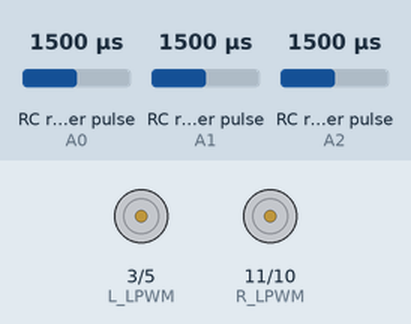
Recording of a sketch running on a simulated Arduino Uno, built with avr-gcc and run on an emulated ATmega328P. On the bench: motor-driver pin pairs drawn as motors (green arrow = first pin HIGH = forward, orange = second pin HIGH = backward, longer = more drive). Wiring (inferred from the names in the program): 3 × RC receiver channel: data A0 / data A1 / data A2. The inputs (shaded band) are chosen by the test bench; at power-on: RC receiver pulse (sensors on A0, A1, A2) 1500 µs. What the sketch prints to the serial monitor is not drawn.

Above: at 1.2 s.
1.3 s: RC receiver pulse (sensor on A0) set to 1249 µs
4.3 s: RC receiver pulse (sensor on A0) set to 1230 µs
At 5.5 s:
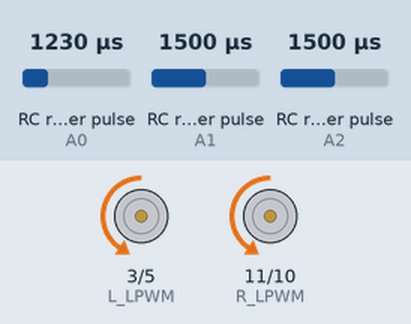
5.8 s: RC receiver pulse (sensor on A1) set to 1401 µs
7.3 s: RC receiver pulse (sensor on A1) set to 1374 µs
At 7.9 s:
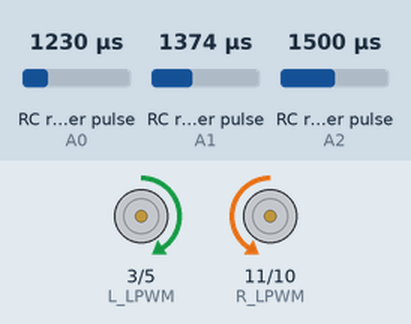
8.8 s: RC receiver pulse (sensor on A1) set to 1750 µs
At 10.0 s:
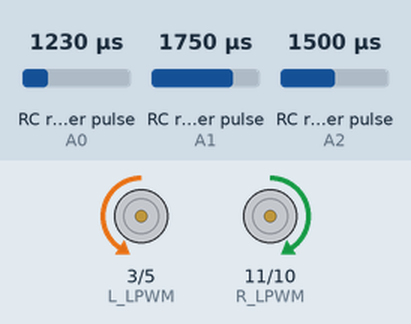
10.3 s: RC receiver pulse (sensor on A0) set to 1020 µs
At 11.4 s:
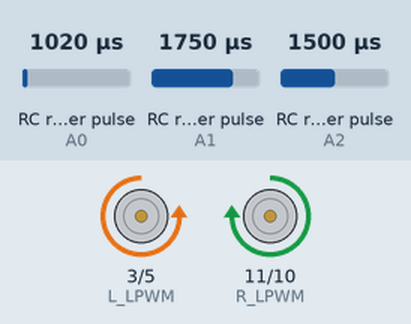
Timing chart, 0 to 12.8 s (numbered marks = the images above; inputs shaded):
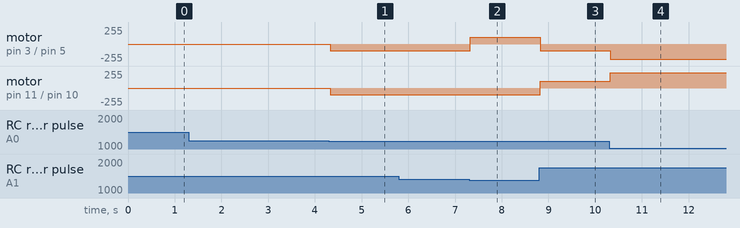

Measured:
- the behaviour switches between 1238 and 1237 µs on RC receiver pulse (sensor on A0) (found by bisection; images 0 and 1)
- the behaviour switches between 1390 and 1389 µs on RC receiver pulse (sensor on A1) (found by bisection; images 1 and 2)
- after the input at 1.3 s, every drawn part: stays the same
- after the input at 4.3 s, motor on pin 3 (L_LPWM) / pin 5 (L_RPWM), motor on pin 11 (R_LPWM) / pin 10 (R_RPWM): stopped → backward 102/255 at once
- after the input at 5.8 s, every drawn part: stays the same
- after the input at 7.3 s, motor on pin 3 (L_LPWM) / pin 5 (L_RPWM): backward 102/255 → forward 102/255 at once
- after the input at 8.8 s, motor on pin 3 (L_LPWM) / pin 5 (L_RPWM): forward 102/255 → backward 102/255 at once; motor on pin 11 (R_LPWM) / pin 10 (R_RPWM): backward 102/255 → forward 102/255 at once
- after the input at 10.3 s, motor on pin 3 (L_LPWM) / pin 5 (L_RPWM): backward 102/255 → backward 232/255 at once; motor on pin 11 (R_LPWM) / pin 10 (R_RPWM): forward 102/255 → forward 232/255 at once

The sketch:

sumov2.ino
```cpp
#define ch1 A0
#define ch2 A1
#define ch3 A2

const int L_RPWM = 5;
const int L_LPWM = 3;

const int R_RPWM = 10;
const int R_LPWM =11;

// const int enable = 8;


long forwardSpeed, backwardSpeed, speed, threshold;

void setup() {
  // put your setup code here, to run once:
  Serial.begin(115200);
  threshold = 50;

  pinMode(ch1, INPUT_PULLUP);
  pinMode(ch2, INPUT_PULLUP);
  pinMode(ch3, INPUT_PULLUP);

  pinMode(L_RPWM, OUTPUT);
  pinMode(L_LPWM, OUTPUT);
  pinMode(R_RPWM, OUTPUT);
  pinMode(R_LPWM, OUTPUT);
  // pinMode(enable, OUTPUT);

  // digitalWrite(enable, 255);
}

void loop() {
  // put your main code here, to run repeatedly:
  int right = pulseIn(ch1, HIGH, 25000);
  int left = pulseIn(ch2, HIGH, 25000);
  int tastas = pulseIn(ch3, HIGH, 25000);

  byte rightControl = map(right, 985, 2000, 0, 200);
  byte leftControl = map(left, 985, 2000, 0, 200);

  // Serial.print("right : ");
  // Serial.println(right);
  // Serial.print("left : ");
  // Serial.println(left);
  // Serial.print("tastas : ");
  // Serial.println(tastas);

  // Serial.print(tastas);
  // if (tastas < 1300) {
  //   Serial.println("tas idle");
  // } else if (tastas < 1800) {
  //   Serial.println("tas mode 1");
  // } else {
  //   Serial.println("tas mode 2");
  // }


  if (rightControl > 150) {
    forwardSpeed = map(rightControl, 120, 200, 0, 255);
    backwardSpeed = 0;

  } else if (rightControl < 50) {
    backwardSpeed = map(rightControl, 80, 0, 0, 255);
    forwardSpeed = 0;
  } else {
    Serial.print("chek");
    forwardSpeed = 0;
    backwardSpeed = 0;
  }


  if (backwardSpeed > 0) {
    speed = backwardSpeed;
  } else if (forwardSpeed > 0) {
    speed = forwardSpeed;
  } else {
    speed = 0;
  }


  if (leftControl > 120) {
    turnLeft();
  } else if (leftControl < 80) {
    turnRight();
  } else if (backwardSpeed != threshold || forwardSpeed != threshold) {
    backNforth();
  } else {
    direction(0, 0, 0, 0);
  }
}


void turnLeft() {
  direction(speed, 0, 0, speed);

  Serial.println("turn left");
  Serial.print("forward speed : ");
  Serial.println(forwardSpeed);
  Serial.print("backward speed : ");
  Serial.println(backwardSpeed);
}
void turnRight() {
  direction(0, speed, speed, 0);

  Serial.println("turn right");
  Serial.print("forward speed : ");
  Serial.println(forwardSpeed);
  Serial.print("backward speed : ");
  Serial.println(backwardSpeed);
}

void backNforth() {
  if (forwardSpeed > threshold) {
    direction(forwardSpeed, 0, forwardSpeed, 0);

    Serial.print("forward speed : ");
    Serial.println(forwardSpeed);
  }
  if (backwardSpeed > threshold) {
    direction(0, backwardSpeed, 0, backwardSpeed);

    Serial.print("backward speed : ");
    Serial.println(backwardSpeed);
  }
}

void direction(int R_L, int R_R, int L_L, int L_R) {
  analogWrite(R_LPWM, R_L);
  analogWrite(R_RPWM, R_R);
  analogWrite(L_LPWM, L_L);
  analogWrite(L_RPWM, L_R);
}
```
